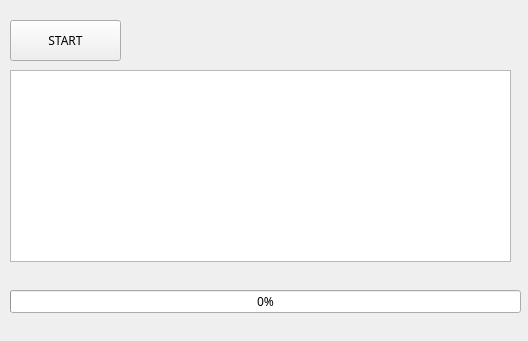
<?xml version="1.0" encoding="UTF-8"?>
<ui version="4.0">
 <class>Form</class>
 <widget class="QWidget" name="Form">
  <property name="geometry">
   <rect>
    <x>0</x>
    <y>0</y>
    <width>528</width>
    <height>341</height>
   </rect>
  </property>
  <property name="font">
   <font>
    <family>NanumGothic</family>
   </font>
  </property>
  <property name="windowTitle">
   <string>스레드 테스트</string>
  </property>
  <widget class="QPushButton" name="btnStart">
   <property name="geometry">
    <rect>
     <x>10</x>
     <y>20</y>
     <width>111</width>
     <height>41</height>
    </rect>
   </property>
   <property name="font">
    <font>
     <family>NanumGothic</family>
     <weight>50</weight>
     <bold>false</bold>
    </font>
   </property>
   <property name="text">
    <string>START</string>
   </property>
  </widget>
  <widget class="QTextBrowser" name="txbLog">
   <property name="geometry">
    <rect>
     <x>10</x>
     <y>70</y>
     <width>501</width>
     <height>192</height>
    </rect>
   </property>
  </widget>
  <widget class="QProgressBar" name="pgbTask">
   <property name="geometry">
    <rect>
     <x>10</x>
     <y>290</y>
     <width>511</width>
     <height>23</height>
    </rect>
   </property>
   <property name="value">
    <number>0</number>
   </property>
  </widget>
 </widget>
 <resources/>
 <connections/>
</ui>
